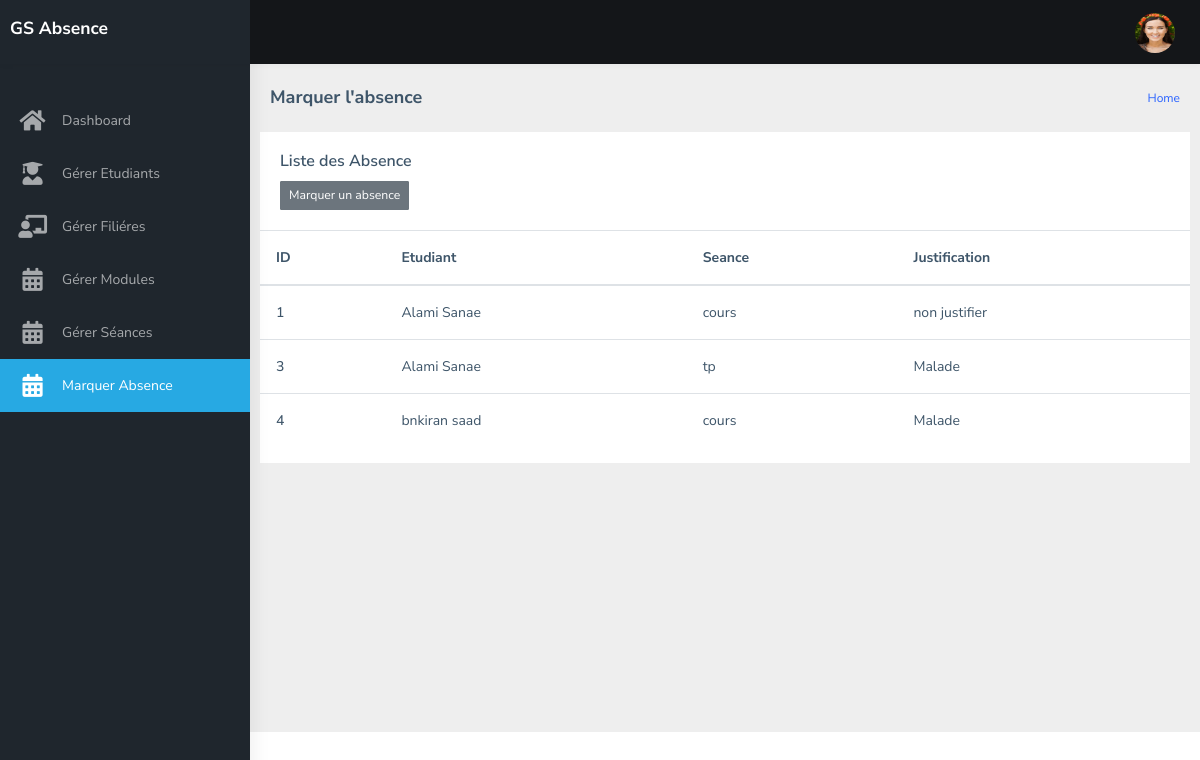
The app's page /absence.php with its own data.
### tables this page shows
CREATE TABLE IF NOT EXISTS `absence` (
  `idAbsence` int(11) NOT NULL AUTO_INCREMENT,
  `idEtudiant` int(11) NOT NULL,
  `idSeance` int(11) NOT NULL,
  `justification` varchar(50) NOT NULL,
  PRIMARY KEY (`idAbsence`),
  KEY `idEtudiant` (`idEtudiant`),
  KEY `idSeance` (`idSeance`)
);

CREATE TABLE IF NOT EXISTS `etudiant` (
  `IDEtudiant` int(11) NOT NULL AUTO_INCREMENT,
  `nom` varchar(50) NOT NULL,
  `prenom` varchar(50) NOT NULL,
  `adresse` varchar(50) NOT NULL,
  `email` varchar(20) NOT NULL,
  `tel` varchar(10) NOT NULL,
  `CNE` varchar(50) NOT NULL,
  `idFiliere` int(11) NOT NULL,
  PRIMARY KEY (`IDEtudiant`),
  KEY `idFiliere` (`idFiliere`)
);

CREATE TABLE IF NOT EXISTS `seance` (
  `idSeance` int(11) NOT NULL AUTO_INCREMENT,
  `idModule` int(11) NOT NULL,
  `heureDebut` int(11) NOT NULL,
  `heureFin` int(11) NOT NULL,
  `typeSeance` varchar(50) NOT NULL,
  PRIMARY KEY (`idSeance`),
  KEY `idModule` (`idModule`)
);

### absence.php (the view, shortened to what this page needs)
<?php
    include_once "layout/head.php";
?>
    <div id="main-wrapper">
        <?php  include "layout/menuLeft.php"; ?>
        <div class="page-wrapper">
             <div class="page-breadcrumb">
                <div class="row">
                    <div class="col-12 d-flex no-block align-items-center">
                        <h4 class="page-title">Marquer l'absence</h4>
                        <div class="ml-auto text-right">
                            <nav aria-label="breadcrumb">
                                <ol class="breadcrumb">
                                    <li class="breadcrumb-item"><a href="dashboard.php">Home</a></li>
                                </ol>
                            </nav>
                        </div>
                    </div>
                </div>
            </div>
<?php
                include "inludes/config.php";
                $sql="select * from absence a,etudiant e,seance s where a.idEtudiant=e.idEtudiant and a.idSeance = s.idSeance";
                $res=mysqli_query($con,$sql);
            ?>
            <div class="container-fluid">
                <div class="row">
                     <div class="card">
                        <div class="card-body">
                            <h5 class="card-title">Liste des Absence</h5>
                            <form method="post" action="">
                                <button type="submit" class="btn btn-secondary btn-sm" name="ajout">Marquer un absence</button>
                            </form>
                        </div>
                        <table class="table">
                            <thead>
                            <tr>
                                <th scope="col"><b>ID</b></th>
                                <th scope="col"><b>Etudiant</b></th>
                                <th scope="col"><b>Seance</b></th>
                                <th scope="col"><b>Justification</b></th>
                            </tr>
                            </thead>
                            <tbody>
                    <?php while($row=mysqli_fetch_array($res)){?>
                            <tr>
                                <th scope="row"><?php echo $row["idAbsence"] ;?></th>
                                <td><?php echo $row["nom"]." ".$row["prenom"] ;?></td>
                                <td><?php echo $row["typeSeance"] ;?></td>
                                <td><?php echo $row["justification"] ;?></td>
                            </tr>
                    <?php } ?>
                            </tbody>
                        </table>
                    </div>
                </div>
            </div>
        </div>
    </div>
<?php
    include "layout/footer.php";
?>

### layout/head.php (shortened to what this page needs)
<!DOCTYPE html>
<html dir="ltr">
<head>
    <link href="assets/css/float-chart.css" rel="stylesheet">
    <link href="assets/css/style.min.css" rel="stylesheet">
    <link rel="stylesheet" href="https://use.fontawesome.com/releases/v5.8.2/css/all.css"/>
</head>
<body>

### layout/menuLeft.php (shortened to what this page needs)
  <header class="topbar" data-navbarbg="skin5">
      <nav class="navbar top-navbar navbar-expand-md navbar-dark">
          <div class="navbar-header" data-logobg="skin5">
              <a class="navbar-brand" href="index.html">
                  <h1>
                      <a class="navbar-brand" href="index.php">GS Absence</a>
                  </h1>
              </a>
          </div>
          <div class="navbar-collapse collapse" id="navbarSupportedContent" data-navbarbg="skin5">
              <ul class="navbar-nav float-right">
                  <li class="nav-item dropdown">
                      <a class="nav-link dropdown-toggle text-muted waves-effect waves-dark pro-pic" href="" data-toggle="dropdown" aria-haspopup="true" aria-expanded="false"><img src="assets/images/users/1.png" alt="user" class="rounded-circle" width="40" height="40"></a>
                  </li>
              </ul>
          </div>
      </nav>
  </header>
  <aside class="left-sidebar" data-sidebarbg="skin5">
      <div class="scroll-sidebar">
          <nav class="sidebar-nav">
              <ul id="sidebarnav" class="p-t-30">
                  <li class="sidebar-item"> <a class="sidebar-link waves-effect waves-dark sidebar-link" href="dashboard.php" aria-expanded="false"><i class="fas fa-home"></i><span class="hide-menu">Dashboard</span></a></li>
   <li class="sidebar-item"> <a class="sidebar-link waves-effect waves-dark sidebar-link" href="etudiants.php" aria-expanded="false"><i class="fas fa-user-graduate"></i><span class="hide-menu">Gérer Etudiants</span></a></li>
<li class="sidebar-item"><a class="sidebar-link waves-effect waves-dark sidebar-link" href="filieres.php" aria-expanded="false"><i class="fas fa-chalkboard-teacher"></i><span class="hide-menu">Gérer Filiéres</span></a></li>
                  <li class="sidebar-item"> <a class="sidebar-link waves-effect waves-dark sidebar-link" href="module.php" aria-expanded="false"><i class="fas fa-calendar-alt"></i><span class="hide-menu">Gérer Modules</span></a></li>
<li class="sidebar-item"> <a class="sidebar-link waves-effect waves-dark sidebar-link" href="seance.php" aria-expanded="false"><i class="fas fa-calendar-alt"></i><span class="hide-menu">Gérer Séances</span></a></li>
<li class="sidebar-item"> <a class="sidebar-link waves-effect waves-dark sidebar-link" href="absence.php" aria-expanded="false"><i class="fas fa-calendar-alt"></i><span class="hide-menu">Marquer Absence</span></a></li>
              </ul>
          </nav>
      </div>
  </aside>

### layout/footer.php (shortened to what this page needs)
</body>

### records on screen
absence: idAbsence "1", idEtudiant.nom "Alami", idEtudiant.prenom "Sanae", idSeance.typeSeance "cours", justification "non justifier"
absence: idAbsence "3", idEtudiant.nom "Alami", idEtudiant.prenom "Sanae", idSeance.typeSeance "tp", justification "Malade"
absence: idAbsence "4", idEtudiant.nom "bnkiran", idEtudiant.prenom "saad", idSeance.typeSeance "cours", justification "Malade"
